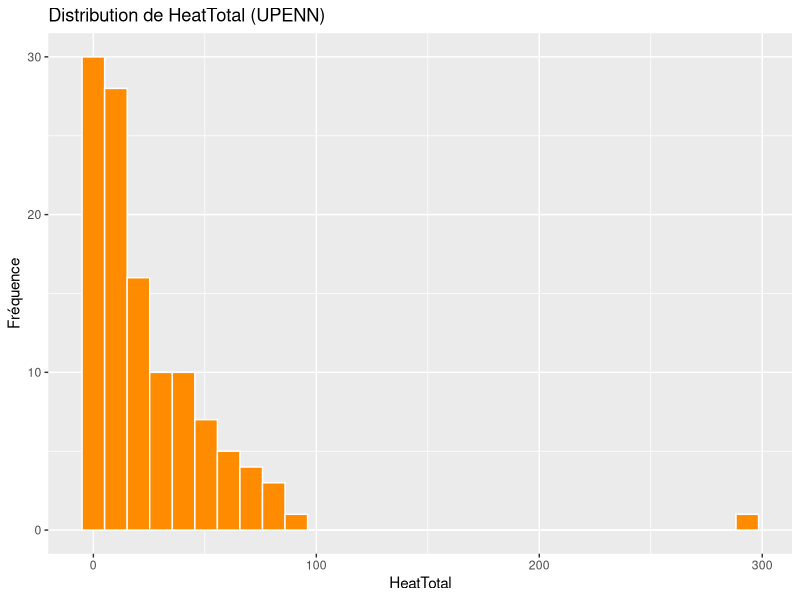

Write R code to recreate this figure. (Note: this script raises an error after producing the figure.)
#---------- 0. PRÉLIMINAIRES ----------

#----- 0.1. Importer les packages -----

library(ggplot2)
library(pls)





#----- 0.2. Importer les données -----

# Apprentissage

data_train <- read.table("data/UPENN.txt", 
                         header = TRUE,
                         sep = "\t",
                         stringsAsFactors = FALSE,
                         dec = "."
)

head(data_train)


# Test

data_test <- read.table("data/GT.txt", 
                        header = TRUE,
                        sep = "\t",
                        stringsAsFactors = FALSE,
                        dec = "."
)

head(data_test)





#----- 0.3. DÉFINIR Y -----

data_train$EnergyTotal <- data_train$HeatTotal + data_train$CoolTotal

data_test$EnergyTotal <- data_test$HeatTotal + data_test$CoolTotal





#---------- 1. EXPLORATION DES DONNÉES ----------

#----- 1.1. Vérification de la variable cible -----

ggplot(data_train, aes(x = EnergyTotal)) +
  geom_histogram(bins = 30, fill = "darkorange", color = "white") +
  labs(title = "Distribution de HeatTotal (UPENN)", x = "HeatTotal", y = "Fréquence")



#----- 1.2. Transformation racine carrée -----

data_train <- data_train |> 
  mutate(EnergyTotal_sqrt = sqrt(EnergyTotal))



#----- 1.3. Comparaison des distributions -----

par(mfrow = c(1, 2))
hist(data_train$EnergyTotal, main = "EnergyTotal", col = "skyblue", xlab = "Valeur brute")
hist(data_train$EnergyTotal_sqrt, main = "sqrt(EnergyTotal)", col = "lightgreen", xlab = "Racine carrée")



#----- 1.4. Régression linéaire pour évaluer les résidus -----

#--- 1.4.1. Sélectionner les variables ---

X_vars <- data_train |> 
  select(-ID, -HeatJan, -CoolJuly, -HeatTotal, -CoolTotal, -EnergyTotal, -EnergyTotal_sqrt)



#--- 1.4.2. Estimer le modèle ---

modele_lm <- lm(EnergyTotal_sqrt ~ ., data = cbind(X_vars, EnergyTotal_sqrt = data_train$EnergyTotal_sqrt))



#--- 1.4.3. Représenter les résidus ---

plot(residuals(modele_lm), main = "Résidus du modèle linéaire", col = "blue", pch = 20)
abline(h = 0, col = "red")



#--- 1.4.4. Tester la normalité ---

shapiro.test(residuals(modele_lm))

# Le test de normalité de Shapiro-Wilk sur les résidus du modèle linéaire donne 
# une p-value de 4.362e-05, ce qui est largement inférieur au seuil de 0.05. 
# Cela indique que les résidus ne suivent pas une distribution normale, ce qui 
# suggère que l'hypothèse de normalité des erreurs n'est pas vérifiée dans ce 
# modèle.





#---------- 2. PCR ----------
